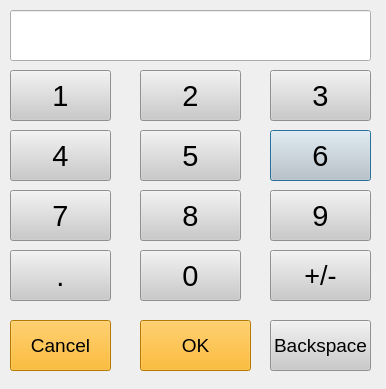
<?xml version="1.0" encoding="UTF-8"?>
<ui version="4.0">
 <class>NumKeyboard</class>
 <widget class="QDialog" name="NumKeyboard">
  <property name="geometry">
   <rect>
    <x>0</x>
    <y>0</y>
    <width>386</width>
    <height>389</height>
   </rect>
  </property>
  <property name="windowTitle">
   <string>Dialog</string>
  </property>
  <widget class="QPushButton" name="num6Button">
   <property name="geometry">
    <rect>
     <x>270</x>
     <y>130</y>
     <width>101</width>
     <height>51</height>
    </rect>
   </property>
   <property name="font">
    <font>
     <pointsize>22</pointsize>
    </font>
   </property>
   <property name="autoFillBackground">
    <bool>false</bool>
   </property>
   <property name="styleSheet">
    <string notr="true">background-color:rgb(202, 202, 202)</string>
   </property>
   <property name="text">
    <string>6</string>
   </property>
   <property name="autoDefault">
    <bool>true</bool>
   </property>
   <property name="default">
    <bool>false</bool>
   </property>
   <property name="flat">
    <bool>false</bool>
   </property>
  </widget>
  <widget class="QPushButton" name="backspaceButton">
   <property name="geometry">
    <rect>
     <x>270</x>
     <y>320</y>
     <width>101</width>
     <height>51</height>
    </rect>
   </property>
   <property name="font">
    <font>
     <pointsize>14</pointsize>
    </font>
   </property>
   <property name="autoFillBackground">
    <bool>false</bool>
   </property>
   <property name="styleSheet">
    <string notr="true">background-color:rgb(202, 202, 202)</string>
   </property>
   <property name="text">
    <string>Backspace</string>
   </property>
   <property name="autoDefault">
    <bool>true</bool>
   </property>
   <property name="default">
    <bool>false</bool>
   </property>
   <property name="flat">
    <bool>false</bool>
   </property>
  </widget>
  <widget class="QPushButton" name="num4Button">
   <property name="geometry">
    <rect>
     <x>10</x>
     <y>130</y>
     <width>101</width>
     <height>51</height>
    </rect>
   </property>
   <property name="font">
    <font>
     <pointsize>22</pointsize>
    </font>
   </property>
   <property name="autoFillBackground">
    <bool>false</bool>
   </property>
   <property name="styleSheet">
    <string notr="true">background-color:rgb(202, 202, 202)</string>
   </property>
   <property name="text">
    <string>4</string>
   </property>
   <property name="autoDefault">
    <bool>true</bool>
   </property>
   <property name="default">
    <bool>false</bool>
   </property>
   <property name="flat">
    <bool>false</bool>
   </property>
  </widget>
  <widget class="QPushButton" name="okButton">
   <property name="geometry">
    <rect>
     <x>140</x>
     <y>320</y>
     <width>111</width>
     <height>51</height>
    </rect>
   </property>
   <property name="font">
    <font>
     <pointsize>14</pointsize>
    </font>
   </property>
   <property name="autoFillBackground">
    <bool>false</bool>
   </property>
   <property name="styleSheet">
    <string notr="true">background-color:rgb(255, 170, 0)</string>
   </property>
   <property name="text">
    <string>OK</string>
   </property>
   <property name="autoDefault">
    <bool>true</bool>
   </property>
   <property name="default">
    <bool>false</bool>
   </property>
   <property name="flat">
    <bool>false</bool>
   </property>
  </widget>
  <widget class="QPushButton" name="num1Button">
   <property name="geometry">
    <rect>
     <x>10</x>
     <y>70</y>
     <width>101</width>
     <height>51</height>
    </rect>
   </property>
   <property name="font">
    <font>
     <pointsize>22</pointsize>
    </font>
   </property>
   <property name="autoFillBackground">
    <bool>false</bool>
   </property>
   <property name="styleSheet">
    <string notr="true">background-color:rgb(202, 202, 202)</string>
   </property>
   <property name="text">
    <string>1</string>
   </property>
   <property name="autoDefault">
    <bool>true</bool>
   </property>
   <property name="default">
    <bool>false</bool>
   </property>
   <property name="flat">
    <bool>false</bool>
   </property>
  </widget>
  <widget class="QPushButton" name="cancelButton">
   <property name="geometry">
    <rect>
     <x>10</x>
     <y>320</y>
     <width>101</width>
     <height>51</height>
    </rect>
   </property>
   <property name="font">
    <font>
     <pointsize>14</pointsize>
    </font>
   </property>
   <property name="autoFillBackground">
    <bool>false</bool>
   </property>
   <property name="styleSheet">
    <string notr="true">background-color:rgb(255, 170, 0)</string>
   </property>
   <property name="text">
    <string>Cancel</string>
   </property>
   <property name="autoDefault">
    <bool>true</bool>
   </property>
   <property name="default">
    <bool>false</bool>
   </property>
   <property name="flat">
    <bool>false</bool>
   </property>
  </widget>
  <widget class="QPushButton" name="num9Button">
   <property name="geometry">
    <rect>
     <x>270</x>
     <y>190</y>
     <width>101</width>
     <height>51</height>
    </rect>
   </property>
   <property name="font">
    <font>
     <pointsize>22</pointsize>
    </font>
   </property>
   <property name="autoFillBackground">
    <bool>false</bool>
   </property>
   <property name="styleSheet">
    <string notr="true">background-color:rgb(202, 202, 202)</string>
   </property>
   <property name="text">
    <string>9</string>
   </property>
   <property name="autoDefault">
    <bool>true</bool>
   </property>
   <property name="default">
    <bool>false</bool>
   </property>
   <property name="flat">
    <bool>false</bool>
   </property>
  </widget>
  <widget class="QPushButton" name="num8Button">
   <property name="geometry">
    <rect>
     <x>140</x>
     <y>190</y>
     <width>101</width>
     <height>51</height>
    </rect>
   </property>
   <property name="font">
    <font>
     <pointsize>22</pointsize>
    </font>
   </property>
   <property name="autoFillBackground">
    <bool>false</bool>
   </property>
   <property name="styleSheet">
    <string notr="true">background-color:rgb(202, 202, 202)</string>
   </property>
   <property name="text">
    <string>8</string>
   </property>
   <property name="autoDefault">
    <bool>true</bool>
   </property>
   <property name="default">
    <bool>false</bool>
   </property>
   <property name="flat">
    <bool>false</bool>
   </property>
  </widget>
  <widget class="QPushButton" name="num2Button">
   <property name="geometry">
    <rect>
     <x>140</x>
     <y>70</y>
     <width>101</width>
     <height>51</height>
    </rect>
   </property>
   <property name="font">
    <font>
     <pointsize>22</pointsize>
    </font>
   </property>
   <property name="autoFillBackground">
    <bool>false</bool>
   </property>
   <property name="styleSheet">
    <string notr="true">background-color:rgb(202, 202, 202)</string>
   </property>
   <property name="text">
    <string>2</string>
   </property>
   <property name="autoDefault">
    <bool>true</bool>
   </property>
   <property name="default">
    <bool>false</bool>
   </property>
   <property name="flat">
    <bool>false</bool>
   </property>
  </widget>
  <widget class="QPushButton" name="num7Button">
   <property name="geometry">
    <rect>
     <x>10</x>
     <y>190</y>
     <width>101</width>
     <height>51</height>
    </rect>
   </property>
   <property name="font">
    <font>
     <pointsize>22</pointsize>
    </font>
   </property>
   <property name="autoFillBackground">
    <bool>false</bool>
   </property>
   <property name="styleSheet">
    <string notr="true">background-color:rgb(202, 202, 202)</string>
   </property>
   <property name="text">
    <string>7</string>
   </property>
   <property name="autoDefault">
    <bool>true</bool>
   </property>
   <property name="default">
    <bool>false</bool>
   </property>
   <property name="flat">
    <bool>false</bool>
   </property>
  </widget>
  <widget class="QPushButton" name="dotButton">
   <property name="geometry">
    <rect>
     <x>10</x>
     <y>250</y>
     <width>101</width>
     <height>51</height>
    </rect>
   </property>
   <property name="font">
    <font>
     <pointsize>22</pointsize>
    </font>
   </property>
   <property name="autoFillBackground">
    <bool>false</bool>
   </property>
   <property name="styleSheet">
    <string notr="true">background-color:rgb(202, 202, 202)</string>
   </property>
   <property name="text">
    <string>.</string>
   </property>
   <property name="autoDefault">
    <bool>true</bool>
   </property>
   <property name="default">
    <bool>false</bool>
   </property>
   <property name="flat">
    <bool>false</bool>
   </property>
  </widget>
  <widget class="QPushButton" name="num3Button">
   <property name="geometry">
    <rect>
     <x>270</x>
     <y>70</y>
     <width>101</width>
     <height>51</height>
    </rect>
   </property>
   <property name="font">
    <font>
     <pointsize>22</pointsize>
    </font>
   </property>
   <property name="autoFillBackground">
    <bool>false</bool>
   </property>
   <property name="styleSheet">
    <string notr="true">background-color:rgb(202, 202, 202)</string>
   </property>
   <property name="text">
    <string>3</string>
   </property>
   <property name="autoDefault">
    <bool>true</bool>
   </property>
   <property name="default">
    <bool>false</bool>
   </property>
   <property name="flat">
    <bool>false</bool>
   </property>
  </widget>
  <widget class="QPushButton" name="num0Button">
   <property name="geometry">
    <rect>
     <x>140</x>
     <y>250</y>
     <width>101</width>
     <height>51</height>
    </rect>
   </property>
   <property name="font">
    <font>
     <pointsize>22</pointsize>
    </font>
   </property>
   <property name="autoFillBackground">
    <bool>false</bool>
   </property>
   <property name="styleSheet">
    <string notr="true">background-color:rgb(202, 202, 202)</string>
   </property>
   <property name="text">
    <string>0</string>
   </property>
   <property name="autoDefault">
    <bool>true</bool>
   </property>
   <property name="default">
    <bool>false</bool>
   </property>
   <property name="flat">
    <bool>false</bool>
   </property>
  </widget>
  <widget class="QPushButton" name="num5Button">
   <property name="geometry">
    <rect>
     <x>140</x>
     <y>130</y>
     <width>101</width>
     <height>51</height>
    </rect>
   </property>
   <property name="font">
    <font>
     <pointsize>22</pointsize>
    </font>
   </property>
   <property name="autoFillBackground">
    <bool>false</bool>
   </property>
   <property name="styleSheet">
    <string notr="true">background-color:rgb(202, 202, 202)</string>
   </property>
   <property name="text">
    <string>5</string>
   </property>
   <property name="autoDefault">
    <bool>true</bool>
   </property>
   <property name="default">
    <bool>false</bool>
   </property>
   <property name="flat">
    <bool>false</bool>
   </property>
  </widget>
  <widget class="QPushButton" name="signButton">
   <property name="geometry">
    <rect>
     <x>270</x>
     <y>250</y>
     <width>101</width>
     <height>51</height>
    </rect>
   </property>
   <property name="font">
    <font>
     <pointsize>20</pointsize>
    </font>
   </property>
   <property name="autoFillBackground">
    <bool>false</bool>
   </property>
   <property name="styleSheet">
    <string notr="true">background-color:rgb(202, 202, 202)</string>
   </property>
   <property name="text">
    <string>+/-</string>
   </property>
   <property name="autoDefault">
    <bool>true</bool>
   </property>
   <property name="default">
    <bool>false</bool>
   </property>
   <property name="flat">
    <bool>false</bool>
   </property>
  </widget>
  <widget class="QLineEdit" name="lineEdit">
   <property name="geometry">
    <rect>
     <x>10</x>
     <y>10</y>
     <width>361</width>
     <height>51</height>
    </rect>
   </property>
   <property name="font">
    <font>
     <family>Ubuntu</family>
     <pointsize>24</pointsize>
     <weight>50</weight>
     <italic>false</italic>
     <bold>false</bold>
    </font>
   </property>
   <property name="text">
    <string/>
   </property>
  </widget>
 </widget>
 <resources/>
 <connections/>
</ui>
